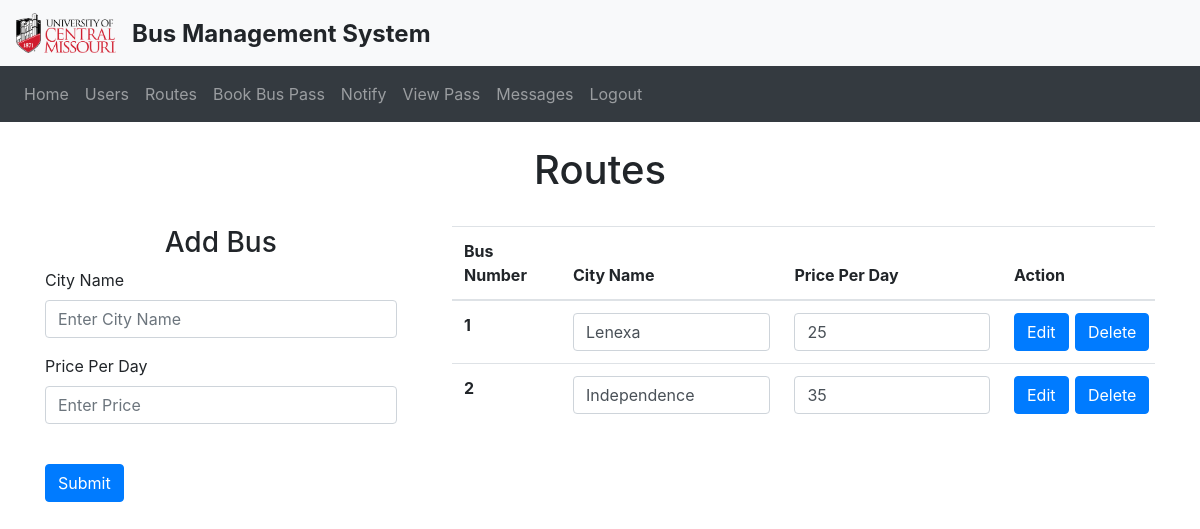
/routes (signed in), run on the app's committed database.
### website/models.py (models this page shows)
class Busroute(db.Model):
    id = db.Column(db.Integer, primary_key=True)
    cityname = db.Column(db.String(150))
    price = db.Column(db.Integer)

### website/views.py (the view, shortened to what this page needs)
@views.route('/routes', methods=['GET', 'POST'])
@login_required
def routes():
    routes = Busroute.query.all()
    return render_template('routes.html', user=current_user, routes = routes)

### website/__init__.py (called while the page is built)
def create_app():
    app = Flask(__name__)
    app.config['SECRET_KEY'] = 'SANDEEP'
    app.config['SQLALCHEMY_DATABASE_URI'] =\
        'sqlite:///' + path.join(basedir, 'database.db')
    db.init_app(app)
    from .views import views
    from .auth import auth
    app.register_blueprint(views, url_prefix='/')
    app.register_blueprint(auth, url_prefix='/')
    from .models import User
    login_manager = LoginManager(app)
    login_manager.login_view = 'auth.login' # type: ignore
    login_manager.init_app(app)
    @login_manager.user_loader
    def load_user(id):
        return User.query.get(int(id))
    with app.app_context():
        create_database()
    return app

### website/templates/routes.html (shortened to what this page needs)
{% extends "base.html" %} {% block title %}Home{% endblock %} {% block content
    %}
    <h1 align="center">Routes</h1><br>
    {% if user.role == 1 %}
    <div style="display:flex;gap:5%">
      <div style="width: 50%;">
        <form method="POST">
          <h3 align="center">Add Bus</h3>
          <div class="form-group">
            <label for="cityname">City Name</label>
            <input
              type="text"
              class="form-control"
              id="cityname"
              name="cityname"
              placeholder="Enter City Name"
            />
          </div>
          <div class="form-group">
            <label for="price">Price Per Day</label>
            <input
              type="number"
              class="form-control"
              id="price"
              name="price"
              placeholder="Enter Price"
            />
          </div>
          <br />
          <button type="submit" class="btn btn-primary">Submit</button>
        </form>
      </div>
      <div style="width: 100%;">
        <form method="POST">
        <table class="table">
          <thead>
            <tr>
              <th scope="col">Bus Number</th>
              <th scope="col">City Name</th>
              <th scope="col">Price Per Day</th>
              <th scope="col">Action</th>
            </tr>
          </thead>
          <tbody>
            {% for route in routes %}
            <tr>
              <th scope="row">{{route.id}}</th>
              <td><input type="text" class="form-control" id="cityname{{route.id}}" value="{{route.cityname}}"></td>
              <td><input type="number" class="form-control" id="price{{route.id}}" value="{{route.price}}"></td>
              <td>
                <div style="display: flex; gap:5%">
                  <button type="button" class="btn btn-primary" onClick="editBusRoute('{{ route.id }}')">Edit</button>
                  <button type="button" class="btn btn-primary" onClick="deleteBusRoute('{{ route.id }}')">Delete</button>
                </div>
              </td>
            </tr>
            {% endfor %}
          </tbody>
        </table>
      </form>
      </div>
    </div>
    {% endif %}
    {% endblock %}

### data on the page
Busroute: id "1", cityname "Lenexa", price "25"
Busroute: id "2", cityname "Independence", price "35"
